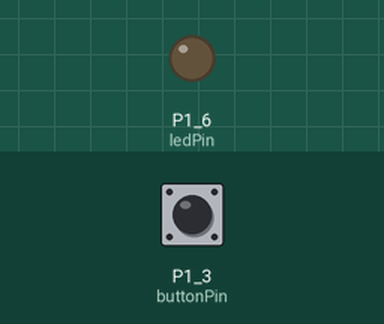
This sketch was run on a simulated TI MSP430 LaunchPad. On the bench: output pins drawn as LEDs (lit = HIGH). Inputs (shaded band) come from the test bench; at power-on: P1_3 (buttonPin) HIGH.

Above: at 1.2 s.
1.3 s: P1_3 (buttonPin) pulled LOW for 0.15 s
At 1.37 s:
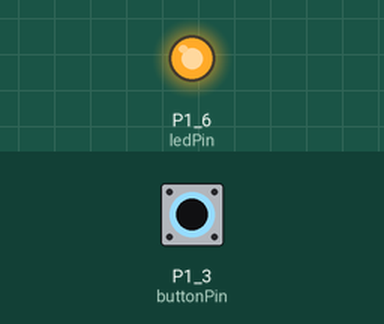
2.9 s: P1_3 (buttonPin) pulled LOW for 3.2 s
At 6.5 s:
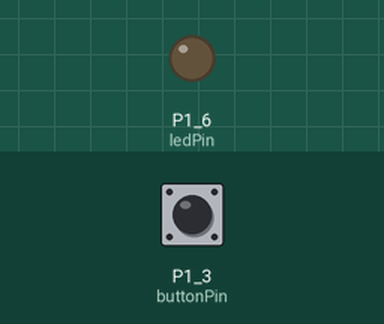
Timing chart, 0 to 8.0 s (numbered marks = the images above; inputs shaded):
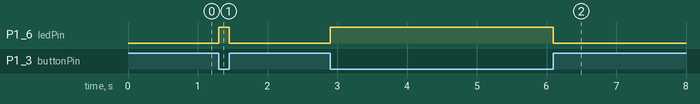

Measured:
- after the input at 1.3 s, P1_6 (ledPin): LOW → HIGH at once, → LOW 0.15 s later
- after the input at 2.9 s, P1_6 (ledPin): LOW → HIGH at once, → LOW 3.2 s later

The sketch:

lab2.2.ino
```cpp
// constants won't change. They're used here to
// set pin numbers:
const int buttonPin = PUSH2;     // the number of the pushbutton pin
const int ledPin =  GREEN_LED;      // the number of the LED pin

// variables will change:
int buttonState = 0;         // variable for reading the pushbutton status

void setup() {
  // initialize the LED pin as an output:
  pinMode(ledPin, OUTPUT);
  // initialize the pushbutton pin as an input:
  pinMode(buttonPin, INPUT_PULLUP);
}

void loop(){
  // read the state of the pushbutton value:
  buttonState = digitalRead(buttonPin);

  // check if the pushbutton is pressed.
  // if it is, the buttonState is HIGH:
  if (buttonState == HIGH) {
    // turn LED on:
    digitalWrite(ledPin, LOW);
  }
  else {
    // turn LED off:
    digitalWrite(ledPin, HIGH);
  }
}
```
